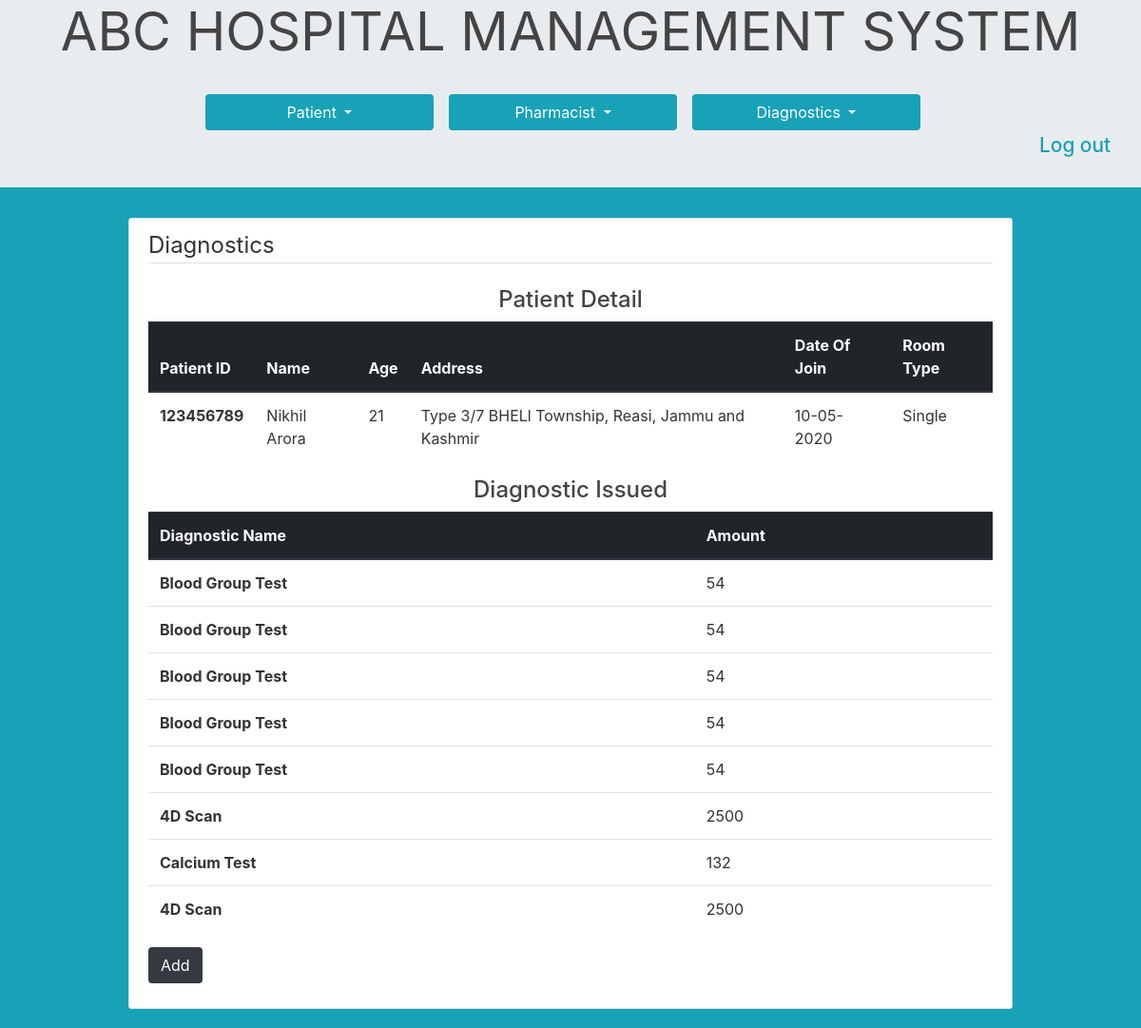
/diagnostic/123456789 (signed in), run on the app's committed database.
### hms/models.py (models this page shows, shortened)
class Patient(db.Model):
    id = db.Column(db.Integer, primary_key=True)
    ssn = db.Column(db.Integer, unique=True, nullable=False)
    name = db.Column(db.String(20),  nullable=False)
    age = db.Column(db.Integer, nullable=False)
    date_of_joining = db.Column(db.DateTime, nullable=False, default=datetime.utcnow)
    room_type = db.Column(db.String(10), nullable=False)
    address = db.Column(db.Text, nullable=False)
    state = db.Column(db.String(20), nullable=False)
    city = db.Column(db.String(20), nullable=False)
    status = db.Column(db.String(20), nullable=False, default='Active')

class Diagnostic(db.Model):
    id = db.Column(db.Integer, primary_key=True)
    name = db.Column(db.String(20), unique=True, nullable=False)
    charge = db.Column(db.Integer(), nullable=False)

### hms/routes.py (the view, shortened to what this page needs)
@app.route("/diagnostic/<int:ssn>", methods=['GET', 'POST'])
@login_required
def issueDiagnostic(ssn):
    form = DiagnosticIssueForm()
    patient=Patient.query.filter_by(ssn=ssn).first()
    issued_diagnostics = []
    tests = DiagnosticIssuedToPatient.query.filter_by(patient_id=patient.id).all()
    all_diagnostic=Diagnostic.query.all()
    for test in tests:
        t = Diagnostic.query.filter_by(id=test.test_id).first()
        issued_diagnostics.append({'name':t.name, 'amount':t.charge})
    if request.method == 'GET':
        return render_template('issue_diagnostic.html', patient=patient, issued_diagnostics=issued_diagnostics, form=form,type='get',all_diagnostic=all_diagnostic)

### hms/models.py (called while the page is built)
@login_manager.user_loader
def load_user(user_id):
    return UserStore.query.get(int(user_id))

### hms/templates/issue_diagnostic.html (shortened to what this page needs)
{% extends "base.html" %}
{% block content%}
<div class="content-section">
    <legend class="border-bottom mb-4">Diagnostics</legend>
    <div>
        <h4 class="text-center mt-3">Patient Detail</h4>
        <table class="table">
            <thead class="thead-dark">
                <tr>
                  <th scope="col">Patient ID</th>
                  <th scope="col">Name</th>
                  <th scope="col">Age</th>
                  <th scope="col">Address</th>
                  <th scope="col">Date Of Join</th>
                  <th scope="col">Room Type</th>
                </tr>
            </thead>
            <tbody>
                <tr>
                    <th scope="row">{{ patient.ssn }}</th>
                    <td>{{ patient.name }}</td>
                    <td>{{ patient.age }}</td>
                    <td>{{patient.address}}, {{patient.city}}, {{patient.state}}</td>
                    <td>{{patient.date_of_joining.strftime('%d-%m-%Y')}}</td>
                    <td>{{patient.room_type}}</td>
                </tr>
            </tbody>
        </table>
    </div>
    <div>
        <table class="table">
            <h4 class="text-center mt-3">Diagnostic Issued</h4>
            <thead class="thead-dark">
                <tr>
                  <th scope="col">Diagnostic Name</th>
                  <th scope="col">Amount</th>
                </tr>
              </thead>
              <tbody>
                {% for diag in issued_diagnostics %}
                <tr>
                    <th scope="row">{{ diag.name }}</th>
                    <td>{{diag.amount}}</td>
                </tr>
                {% endfor %}
            </tbody>
        </table>
    </div>
    <button id="but" class="mb-3 text-white btn btn-md bg-dark" onclick="myFunction()">ADD</button>
</div>
</div>
{%endblock content%}

### hms/static/main.css (style rules this page uses)
body { background: #fafafa; color: #333333; padding-top: 0; }
h1, h2, h3, h4, h5, h6 { color: #444444; }
.content-section { background: #ffffff; padding: 10px 20px; border: 1px solid #dddddd; border-radius: 3px; margin-bottom: 20px; }

### data on the page
Patient: ssn "123456789", name "Nikhil Arora", age "21", address "Type 3/7 BHELl Township", city "Reasi", state "Jammu and Kashmir", date_of_joining "10-05-2020", room_type "Single"
Diagnostic: name "Blood Group Test", amount "54"
Diagnostic: name "4D Scan", amount "2500"
Diagnostic: name "Calcium Test", amount "132"
